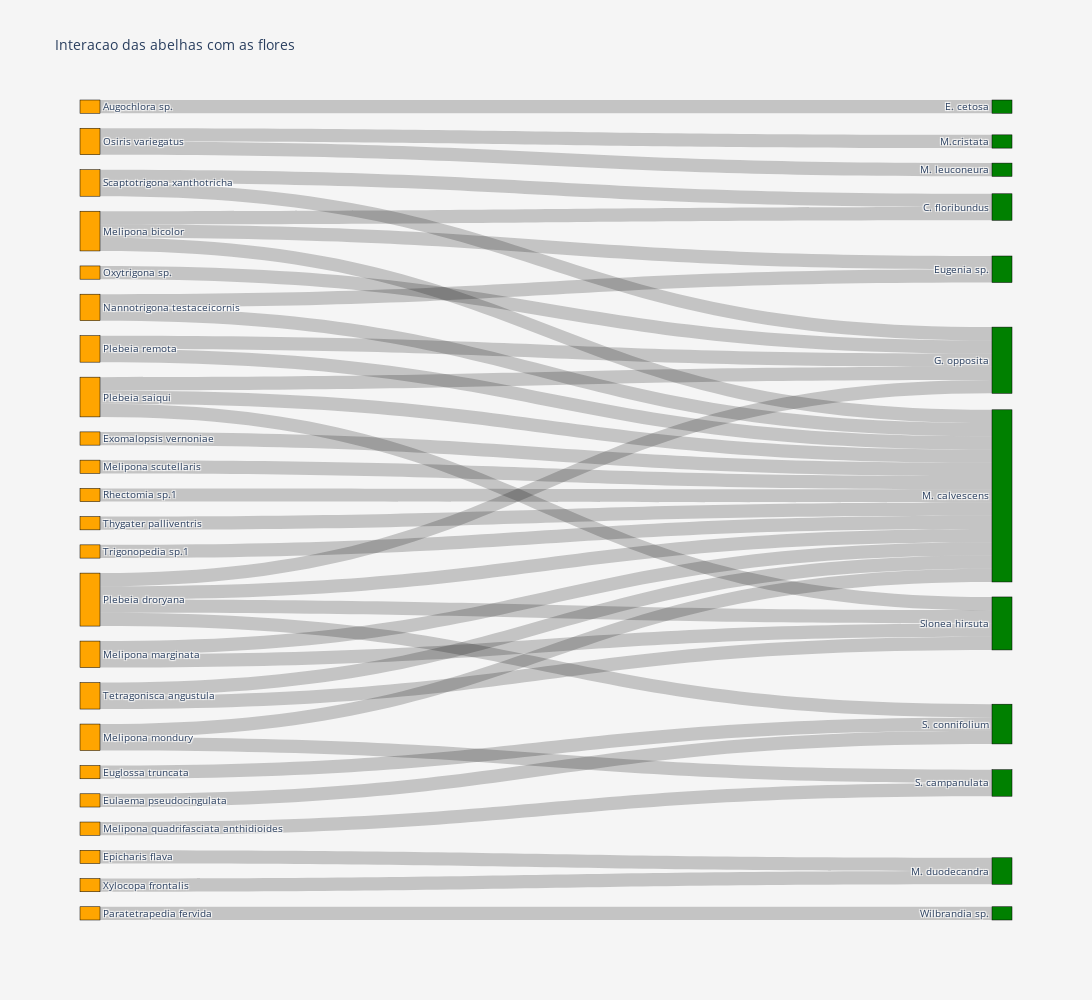

Notebook code for this chart:
### Code cell
fig = go.Figure(data=[go.Sankey(node=node, link=link)])

fig.update_layout(
    title_text    = "Interacao das abelhas com as flores",
    font_size     = 10,
    width         = 1800,
    height        = 1000,
    paper_bgcolor = "whitesmoke",
)
fig.show()

### Figure 1 — Plotly figure (JSON) as saved in the notebook; plotly's stock layout.template omitted (floating-point values rounded to 4 significant figures; data arrays with more than 128 entries replaced by an {"elided": "..."} marker saying what was removed)
{"data": [{"link": {"source": {"elided": "312 int values"}, "target": {"elided": "312 int values"}, "value": {"elided": "312 int values"}}, "node": {"color": ["orange", "orange", "orange", "orange", "orange", "orange", "orange", "orange", "orange", "orange", "orange", "orange", "orange", "orange", "orange", "orange", "orange", "orange", "orange", "orange", "orange", "orange", "orange", "orange", "orange", "orange", "green", "green", "green", "green", "green", "green", "green", "green", "green", "green", "green", "green"], "label": ["Augochlora sp.", "Bombus morio", "Epicharis flava", "Euglossa truncata", "Eulaema pseudocingulata", "Exomalopsis vernoniae", "Melipona bicolor", "Melipona marginata", "Melipona quadrifasciata anthidioides", "Melipona mondury", "Melipona scutellaris", "Nannotrigona testaceicornis", "Osiris variegatus", "Oxytrigona sp.", "Paratetrapedia fervida", "Plebeia droryana", "Plebeia remota", "Plebeia saiqui", "Rhectomia sp.1", "Scaptotrigona xanthotricha", "Tetragonisca angustula", "Tetrapedia curvitarsis", "Thygater palliventris", "Trigona spinipes", "Trigonopedia sp.1", "Xylocopa frontalis", "C. floribundus", "E. cetosa", "Eugenia sp.", "G. opposita", "M.cristata", "M. leuconeura", "M. calvescens", "M. duodecandra", "Slonea hirsuta", "S. connifolium", "S. campanulata", "Wilbrandia sp."], "line": {"color": "black", "width": 0.5}, "pad": 15, "thickness": 20}, "type": "sankey"}], "layout": {"font": {"size": 10}, "height": 1000, "paper_bgcolor": "whitesmoke", "title": {"text": "Interacao das abelhas com as flores"}, "width": 1800}}
